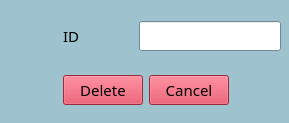
<?xml version="1.0" encoding="UTF-8"?>
<ui version="4.0">
 <class>MainWindow</class>
 <widget class="QMainWindow" name="MainWindow">
  <property name="geometry">
   <rect>
    <x>0</x>
    <y>0</y>
    <width>289</width>
    <height>123</height>
   </rect>
  </property>
  <property name="palette">
   <palette>
    <active>
     <colorrole role="WindowText">
      <brush brushstyle="SolidPattern">
       <color alpha="255">
        <red>0</red>
        <green>0</green>
        <blue>0</blue>
       </color>
      </brush>
     </colorrole>
     <colorrole role="Button">
      <brush brushstyle="SolidPattern">
       <color alpha="255">
        <red>158</red>
        <green>195</green>
        <blue>206</blue>
       </color>
      </brush>
     </colorrole>
     <colorrole role="Light">
      <brush brushstyle="SolidPattern">
       <color alpha="255">
        <red>250</red>
        <green>254</green>
        <blue>255</blue>
       </color>
      </brush>
     </colorrole>
     <colorrole role="Midlight">
      <brush brushstyle="SolidPattern">
       <color alpha="255">
        <red>204</red>
        <green>224</green>
        <blue>230</blue>
       </color>
      </brush>
     </colorrole>
     <colorrole role="Dark">
      <brush brushstyle="SolidPattern">
       <color alpha="255">
        <red>79</red>
        <green>98</green>
        <blue>103</blue>
       </color>
      </brush>
     </colorrole>
     <colorrole role="Mid">
      <brush brushstyle="SolidPattern">
       <color alpha="255">
        <red>105</red>
        <green>130</green>
        <blue>137</blue>
       </color>
      </brush>
     </colorrole>
     <colorrole role="Text">
      <brush brushstyle="SolidPattern">
       <color alpha="255">
        <red>0</red>
        <green>0</green>
        <blue>0</blue>
       </color>
      </brush>
     </colorrole>
     <colorrole role="BrightText">
      <brush brushstyle="SolidPattern">
       <color alpha="255">
        <red>255</red>
        <green>255</green>
        <blue>255</blue>
       </color>
      </brush>
     </colorrole>
     <colorrole role="ButtonText">
      <brush brushstyle="SolidPattern">
       <color alpha="255">
        <red>0</red>
        <green>0</green>
        <blue>0</blue>
       </color>
      </brush>
     </colorrole>
     <colorrole role="Base">
      <brush brushstyle="SolidPattern">
       <color alpha="255">
        <red>255</red>
        <green>255</green>
        <blue>255</blue>
       </color>
      </brush>
     </colorrole>
     <colorrole role="Window">
      <brush brushstyle="SolidPattern">
       <color alpha="255">
        <red>158</red>
        <green>195</green>
        <blue>206</blue>
       </color>
      </brush>
     </colorrole>
     <colorrole role="Shadow">
      <brush brushstyle="SolidPattern">
       <color alpha="255">
        <red>0</red>
        <green>0</green>
        <blue>0</blue>
       </color>
      </brush>
     </colorrole>
     <colorrole role="AlternateBase">
      <brush brushstyle="SolidPattern">
       <color alpha="255">
        <red>206</red>
        <green>225</green>
        <blue>230</blue>
       </color>
      </brush>
     </colorrole>
     <colorrole role="ToolTipBase">
      <brush brushstyle="SolidPattern">
       <color alpha="255">
        <red>255</red>
        <green>255</green>
        <blue>220</blue>
       </color>
      </brush>
     </colorrole>
     <colorrole role="ToolTipText">
      <brush brushstyle="SolidPattern">
       <color alpha="255">
        <red>0</red>
        <green>0</green>
        <blue>0</blue>
       </color>
      </brush>
     </colorrole>
     <colorrole role="PlaceholderText">
      <brush brushstyle="SolidPattern">
       <color alpha="128">
        <red>0</red>
        <green>0</green>
        <blue>0</blue>
       </color>
      </brush>
     </colorrole>
    </active>
    <inactive>
     <colorrole role="WindowText">
      <brush brushstyle="SolidPattern">
       <color alpha="255">
        <red>0</red>
        <green>0</green>
        <blue>0</blue>
       </color>
      </brush>
     </colorrole>
     <colorrole role="Button">
      <brush brushstyle="SolidPattern">
       <color alpha="255">
        <red>158</red>
        <green>195</green>
        <blue>206</blue>
       </color>
      </brush>
     </colorrole>
     <colorrole role="Light">
      <brush brushstyle="SolidPattern">
       <color alpha="255">
        <red>250</red>
        <green>254</green>
        <blue>255</blue>
       </color>
      </brush>
     </colorrole>
     <colorrole role="Midlight">
      <brush brushstyle="SolidPattern">
       <color alpha="255">
        <red>204</red>
        <green>224</green>
        <blue>230</blue>
       </color>
      </brush>
     </colorrole>
     <colorrole role="Dark">
      <brush brushstyle="SolidPattern">
       <color alpha="255">
        <red>79</red>
        <green>98</green>
        <blue>103</blue>
       </color>
      </brush>
     </colorrole>
     <colorrole role="Mid">
      <brush brushstyle="SolidPattern">
       <color alpha="255">
        <red>105</red>
        <green>130</green>
        <blue>137</blue>
       </color>
      </brush>
     </colorrole>
     <colorrole role="Text">
      <brush brushstyle="SolidPattern">
       <color alpha="255">
        <red>0</red>
        <green>0</green>
        <blue>0</blue>
       </color>
      </brush>
     </colorrole>
     <colorrole role="BrightText">
      <brush brushstyle="SolidPattern">
       <color alpha="255">
        <red>255</red>
        <green>255</green>
        <blue>255</blue>
       </color>
      </brush>
     </colorrole>
     <colorrole role="ButtonText">
      <brush brushstyle="SolidPattern">
       <color alpha="255">
        <red>0</red>
        <green>0</green>
        <blue>0</blue>
       </color>
      </brush>
     </colorrole>
     <colorrole role="Base">
      <brush brushstyle="SolidPattern">
       <color alpha="255">
        <red>255</red>
        <green>255</green>
        <blue>255</blue>
       </color>
      </brush>
     </colorrole>
     <colorrole role="Window">
      <brush brushstyle="SolidPattern">
       <color alpha="255">
        <red>158</red>
        <green>195</green>
        <blue>206</blue>
       </color>
      </brush>
     </colorrole>
     <colorrole role="Shadow">
      <brush brushstyle="SolidPattern">
       <color alpha="255">
        <red>0</red>
        <green>0</green>
        <blue>0</blue>
       </color>
      </brush>
     </colorrole>
     <colorrole role="AlternateBase">
      <brush brushstyle="SolidPattern">
       <color alpha="255">
        <red>206</red>
        <green>225</green>
        <blue>230</blue>
       </color>
      </brush>
     </colorrole>
     <colorrole role="ToolTipBase">
      <brush brushstyle="SolidPattern">
       <color alpha="255">
        <red>255</red>
        <green>255</green>
        <blue>220</blue>
       </color>
      </brush>
     </colorrole>
     <colorrole role="ToolTipText">
      <brush brushstyle="SolidPattern">
       <color alpha="255">
        <red>0</red>
        <green>0</green>
        <blue>0</blue>
       </color>
      </brush>
     </colorrole>
     <colorrole role="PlaceholderText">
      <brush brushstyle="SolidPattern">
       <color alpha="128">
        <red>0</red>
        <green>0</green>
        <blue>0</blue>
       </color>
      </brush>
     </colorrole>
    </inactive>
    <disabled>
     <colorrole role="WindowText">
      <brush brushstyle="SolidPattern">
       <color alpha="255">
        <red>79</red>
        <green>98</green>
        <blue>103</blue>
       </color>
      </brush>
     </colorrole>
     <colorrole role="Button">
      <brush brushstyle="SolidPattern">
       <color alpha="255">
        <red>158</red>
        <green>195</green>
        <blue>206</blue>
       </color>
      </brush>
     </colorrole>
     <colorrole role="Light">
      <brush brushstyle="SolidPattern">
       <color alpha="255">
        <red>250</red>
        <green>254</green>
        <blue>255</blue>
       </color>
      </brush>
     </colorrole>
     <colorrole role="Midlight">
      <brush brushstyle="SolidPattern">
       <color alpha="255">
        <red>204</red>
        <green>224</green>
        <blue>230</blue>
       </color>
      </brush>
     </colorrole>
     <colorrole role="Dark">
      <brush brushstyle="SolidPattern">
       <color alpha="255">
        <red>79</red>
        <green>98</green>
        <blue>103</blue>
       </color>
      </brush>
     </colorrole>
     <colorrole role="Mid">
      <brush brushstyle="SolidPattern">
       <color alpha="255">
        <red>105</red>
        <green>130</green>
        <blue>137</blue>
       </color>
      </brush>
     </colorrole>
     <colorrole role="Text">
      <brush brushstyle="SolidPattern">
       <color alpha="255">
        <red>79</red>
        <green>98</green>
        <blue>103</blue>
       </color>
      </brush>
     </colorrole>
     <colorrole role="BrightText">
      <brush brushstyle="SolidPattern">
       <color alpha="255">
        <red>255</red>
        <green>255</green>
        <blue>255</blue>
       </color>
      </brush>
     </colorrole>
     <colorrole role="ButtonText">
      <brush brushstyle="SolidPattern">
       <color alpha="255">
        <red>79</red>
        <green>98</green>
        <blue>103</blue>
       </color>
      </brush>
     </colorrole>
     <colorrole role="Base">
      <brush brushstyle="SolidPattern">
       <color alpha="255">
        <red>158</red>
        <green>195</green>
        <blue>206</blue>
       </color>
      </brush>
     </colorrole>
     <colorrole role="Window">
      <brush brushstyle="SolidPattern">
       <color alpha="255">
        <red>158</red>
        <green>195</green>
        <blue>206</blue>
       </color>
      </brush>
     </colorrole>
     <colorrole role="Shadow">
      <brush brushstyle="SolidPattern">
       <color alpha="255">
        <red>0</red>
        <green>0</green>
        <blue>0</blue>
       </color>
      </brush>
     </colorrole>
     <colorrole role="AlternateBase">
      <brush brushstyle="SolidPattern">
       <color alpha="255">
        <red>158</red>
        <green>195</green>
        <blue>206</blue>
       </color>
      </brush>
     </colorrole>
     <colorrole role="ToolTipBase">
      <brush brushstyle="SolidPattern">
       <color alpha="255">
        <red>255</red>
        <green>255</green>
        <blue>220</blue>
       </color>
      </brush>
     </colorrole>
     <colorrole role="ToolTipText">
      <brush brushstyle="SolidPattern">
       <color alpha="255">
        <red>0</red>
        <green>0</green>
        <blue>0</blue>
       </color>
      </brush>
     </colorrole>
     <colorrole role="PlaceholderText">
      <brush brushstyle="SolidPattern">
       <color alpha="128">
        <red>0</red>
        <green>0</green>
        <blue>0</blue>
       </color>
      </brush>
     </colorrole>
    </disabled>
   </palette>
  </property>
  <property name="font">
   <font>
    <family>Poppins</family>
    <pointsize>11</pointsize>
   </font>
  </property>
  <property name="cursor">
   <cursorShape>ArrowCursor</cursorShape>
  </property>
  <property name="windowTitle">
   <string>Delete</string>
  </property>
  <property name="windowIcon">
   <iconset>
    <normaloff>../logo.jpg</normaloff>../logo.jpg</iconset>
  </property>
  <property name="toolTip">
   <string notr="true"/>
  </property>
  <property name="statusTip">
   <string notr="true"/>
  </property>
  <property name="tabShape">
   <enum>QTabWidget::Rounded</enum>
  </property>
  <widget class="QWidget" name="centralwidget">
   <widget class="QWidget" name="layoutWidget">
    <property name="geometry">
     <rect>
      <x>10</x>
      <y>10</y>
      <width>271</width>
      <height>53</height>
     </rect>
    </property>
    <layout class="QVBoxLayout" name="verticalLayout_5">
     <item>
      <layout class="QHBoxLayout" name="horizontalLayout">
       <item>
        <spacer name="horizontalSpacer_4">
         <property name="orientation">
          <enum>Qt::Horizontal</enum>
         </property>
         <property name="sizeHint" stdset="0">
          <size>
           <width>20</width>
           <height>20</height>
          </size>
         </property>
        </spacer>
       </item>
       <item>
        <layout class="QVBoxLayout" name="verticalLayout">
         <item>
          <widget class="QLabel" name="label_6">
           <property name="text">
            <string>ID</string>
           </property>
          </widget>
         </item>
        </layout>
       </item>
       <item>
        <spacer name="horizontalSpacer_3">
         <property name="orientation">
          <enum>Qt::Horizontal</enum>
         </property>
         <property name="sizeHint" stdset="0">
          <size>
           <width>20</width>
           <height>20</height>
          </size>
         </property>
        </spacer>
       </item>
       <item>
        <layout class="QVBoxLayout" name="verticalLayout_2">
         <item>
          <widget class="QLineEdit" name="txtId"/>
         </item>
        </layout>
       </item>
      </layout>
     </item>
    </layout>
   </widget>
   <widget class="QWidget" name="layoutWidget_2">
    <property name="geometry">
     <rect>
      <x>10</x>
      <y>70</y>
      <width>271</width>
      <height>41</height>
     </rect>
    </property>
    <layout class="QHBoxLayout" name="horizontalLayout_3">
     <item>
      <spacer name="horizontalSpacer">
       <property name="orientation">
        <enum>Qt::Horizontal</enum>
       </property>
       <property name="sizeHint" stdset="0">
        <size>
         <width>40</width>
         <height>20</height>
        </size>
       </property>
      </spacer>
     </item>
     <item>
      <widget class="QPushButton" name="btnDelete">
       <property name="styleSheet">
        <string notr="true">background-color: rgb(219, 57, 81);</string>
       </property>
       <property name="text">
        <string>Delete</string>
       </property>
      </widget>
     </item>
     <item>
      <widget class="QPushButton" name="btnCancel">
       <property name="styleSheet">
        <string notr="true">background-color: rgb(219, 57, 81);</string>
       </property>
       <property name="text">
        <string>Cancel</string>
       </property>
      </widget>
     </item>
     <item>
      <spacer name="horizontalSpacer_2">
       <property name="orientation">
        <enum>Qt::Horizontal</enum>
       </property>
       <property name="sizeHint" stdset="0">
        <size>
         <width>40</width>
         <height>20</height>
        </size>
       </property>
      </spacer>
     </item>
    </layout>
   </widget>
  </widget>
 </widget>
 <resources/>
 <connections/>
</ui>
